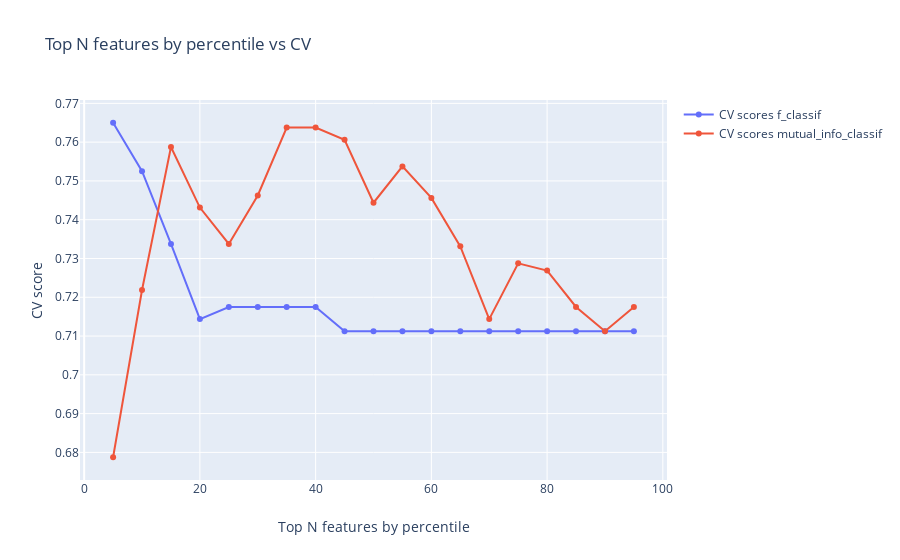

This figure's notebook cell:
### Code cell
data = [go.Scatter(
        x = list(range(5, 100, 5)),
        y = scores_dict['f_classif'],
        name = 'CV scores f_classif'
    ), go.Scatter(
        x = list(range(5, 100, 5)),
        y = scores_dict['mutual_info_classif'],
        name = 'CV scores mutual_info_classif')]
layout = go.Layout(dict(title = "Top N features by percentile vs CV",
                  xaxis = dict(title = 'Top N features by percentile'),
                  yaxis = dict(title = 'CV score'),
                  ))
py.iplot(dict(data=data, layout=layout), filename='basic-line')

### Figure 1 — Plotly figure (JSON) as saved in the notebook; plotly's stock layout.template omitted (floating-point values rounded to 4 significant figures)
{"data": [{"name": "CV scores f_classif", "type": "scatter", "x": [5, 10, 15, 20, 25, 30, 35, 40, 45, 50, 55, 60, 65, 70, 75, 80, 85, 90, 95], "y": [0.765, 0.7525, 0.7338, 0.7144, 0.7175, 0.7175, 0.7175, 0.7175, 0.7112, 0.7112, 0.7112, 0.7112, 0.7112, 0.7112, 0.7112, 0.7112, 0.7112, 0.7112, 0.7112]}, {"name": "CV scores mutual_info_classif", "type": "scatter", "x": [5, 10, 15, 20, 25, 30, 35, 40, 45, 50, 55, 60, 65, 70, 75, 80, 85, 90, 95], "y": [0.6787, 0.7219, 0.7588, 0.7431, 0.7338, 0.7463, 0.7637, 0.7637, 0.7606, 0.7444, 0.7537, 0.7456, 0.7331, 0.7144, 0.7288, 0.7269, 0.7175, 0.7113, 0.7175]}], "layout": {"title": {"text": "Top N features by percentile vs CV"}, "xaxis": {"title": {"text": "Top N features by percentile"}}, "yaxis": {"title": {"text": "CV score"}}}}
